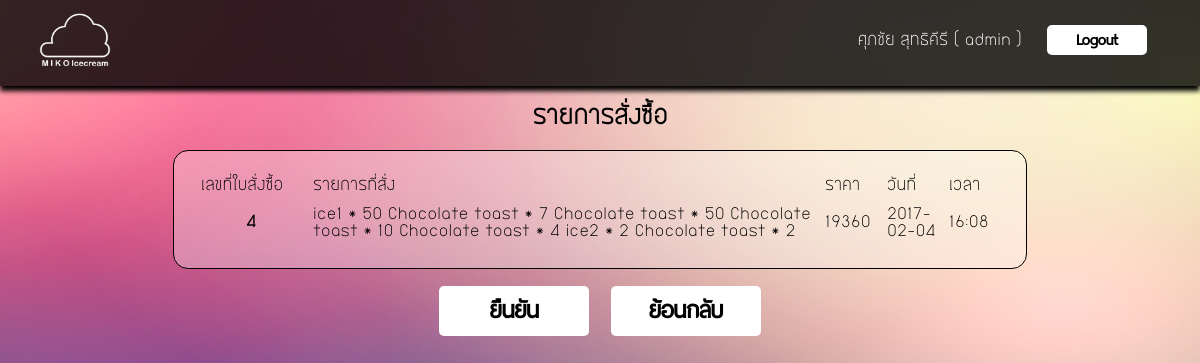
The page /con_saverec.php (signed in) on the database its author committed.
### tables this page shows
CREATE TABLE `receipt` (
  `Receipt_id` int(10) NOT NULL,
  `Receipt_pro` varchar(1000) NOT NULL,
  `Receipt_price` float NOT NULL,
  PRIMARY KEY  (`Receipt_id`)
);

CREATE TABLE `wait` (
  `order_id` int(20) NOT NULL,
  `order_name` varchar(100) NOT NULL,
  `order_num` int(3) NOT NULL,
  `order_price` float NOT NULL,
  `order_total` float NOT NULL,
  PRIMARY KEY  (`order_id`)
);

### con_saverec.php (the view, shortened to what this page needs)
<link rel="stylesheet" type="text/css" href="mystyle-main.css">
<head><meta charset="UTF-8">
</head>
<body>
	<table border="0" id="top-menu" >
		<tr><td width="100px">
			<div style="padding-left:30px; padding-top:10px;">
			<a href="main.php"><img src="images/cloud1.png" width="" height="70" border="0" alt="" ></a></td>
			<td align="right">
					<div style="padding-right:50px; padding-top:10px;">
					<form method="post" action="index.php">
					<font size="" color="#ffffff" ><?php
					 echo $_SESSION[fullname] . " ( ".$_SESSION[username]. " )";
					?></font>
					&nbsp;&nbsp;	<input type="submit" value="Logout" id="button2">
					</form>
					</div>
			</td>
		</tr>
		</table>
<head><meta charset="utf8"></head>
<center>
<h2>รายการสั่งซื้อ</h2>
	<table border="0" id="table2">
		<tr>
			<td width="100px">เลขที่ใบสั่งซื้อ</td>
			<td width="500px">รายการที่สั่ง</td>
			<td width="50px">ราคา</td>
			<td width="50px">วันที่</td>
			<td width="50px">เวลา</td>
		</tr>
		<tr>
			<th>
					<?php
						$sql1="select Receipt_id from Receipt ORDER BY Receipt_id DESC LIMIT 1;";
						$result1=mysql_query($sql1);
						$row1=mysql_fetch_array($result1);
						$newReceipt_id=$row1[Receipt_id]+1;
						echo $newReceipt_id;
					?>
			</th>
			<td>
						<?php
						$sql2="select * from wait ";
						$result2=mysql_query($sql2);
						while($row2=mysql_fetch_array($result2)){ echo $row2[order_name]." * ".$row2[order_num]." ";}
						?>
			</td>
			<td>
					<?php
						$totalprice=0;
						$sql3="select * from wait " ;
						$result3=mysql_query($sql3);
						while($row3=mysql_fetch_array($result3)){$totalprice=$totalprice+$row3[order_price];}
						echo $totalprice;
					?>
			</td>
			<td>
				<?php
					$d=date("Y-m-d");
					echo $d
				?>
			</td>
			<td>
				<?php
					$t=date("G:i");
					echo $t;
				?>
			</td>
		</tr>
		</table>
<form method="post" action="save_rec.php">
<br>
	<input type="submit" value="ยืนยัน" id="button4">&nbsp;&nbsp;&nbsp;<input type="button" value="ย้อนกลับ" onclick="window.location='order_show.php'" id="button4">
	</form>

### mystyle-main.css (style rules this page uses)
body { background-image: url("images/blurred-background.png"); background-repeat: no-repeat; background-position: right top; background-attachment: fixed; background-size:cover; padding:0; margin:0; font-family: bangna-new; }
#button2 { -webkit-border-radius: 5px; -moz-border-radius: 5px; border-radius: 5px; background-color: #ffffff; border: 0px solid #ffffff; outline:3; height:30px; width: 100px; font-family: button1; font-size:20px; font-weight: bold; }
#button4 { -webkit-border-radius: 5px; -moz-border-radius: 5px; border-radius: 5px; background-color: #ffffff; border: 0px solid #ffffff; outline:3; height:50px; width: 150px; font-family: button1; font-size:30px; font-weight: bold; }
#table2 { background-color:rgba(255, 255, 255, 0.3); border-radius:15px; padding:20px; border:1px solid black; }
#table2 td { padding:5px; }
img { border-radius:10px; }
#top-menu { width:100%; height:10px; background-color:rgba(0, 0, 0, 0.8); padding:50px 20px 20px -50px; box-shadow:0px 5px 5px #000000; }

### rows shown on the page
receipt: Receipt_id "4"
wait: order_name "ice1", order_num "50"
wait: order_name "Chocolate toast", order_num "7"
wait: order_name "Chocolate toast", order_num "50"
wait: order_name "Chocolate toast", order_num "10"
wait: order_name "Chocolate toast", order_num "4"
wait: order_name "ice2", order_num "2"
wait: order_name "Chocolate toast", order_num "2"

### other values the page prints
$_SESSION[fullname] "ศุภชัย สุทธิคีรี"
$_SESSION[username] "admin"
$totalprice "19360"
